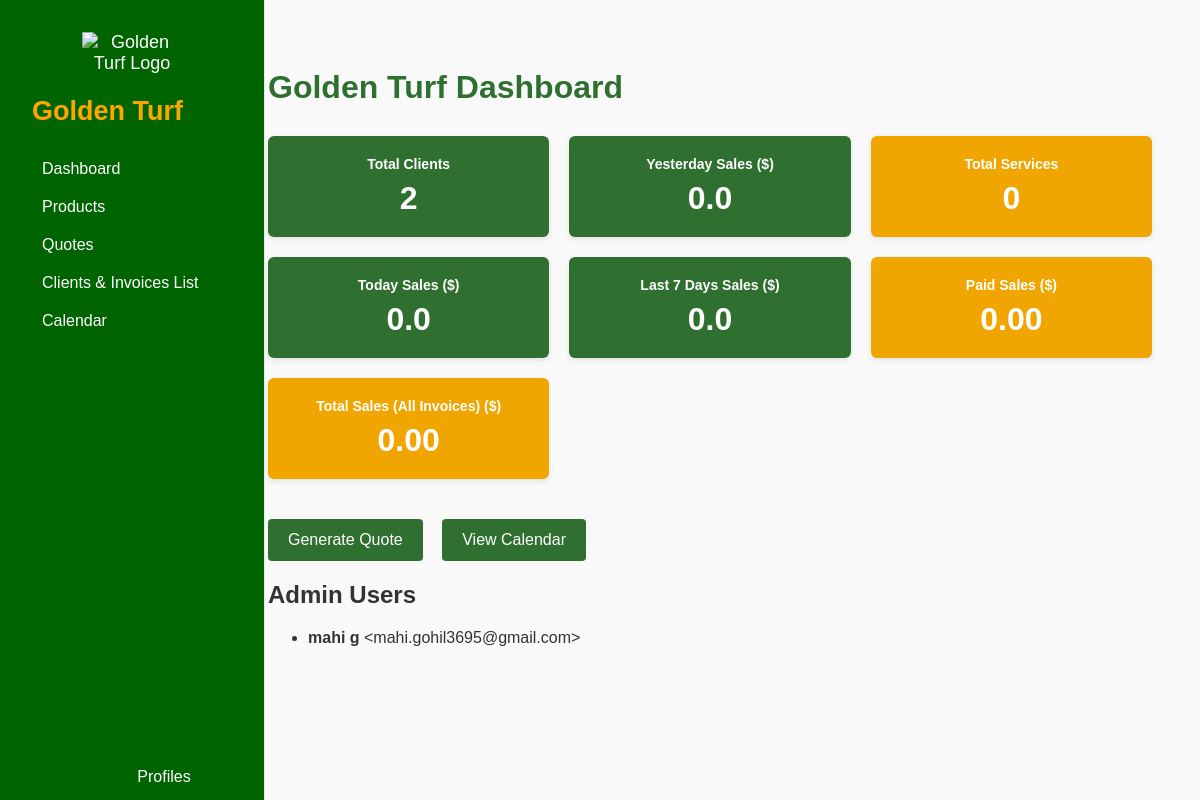
The page /dashboard (signed in) on the database as committed earlier.
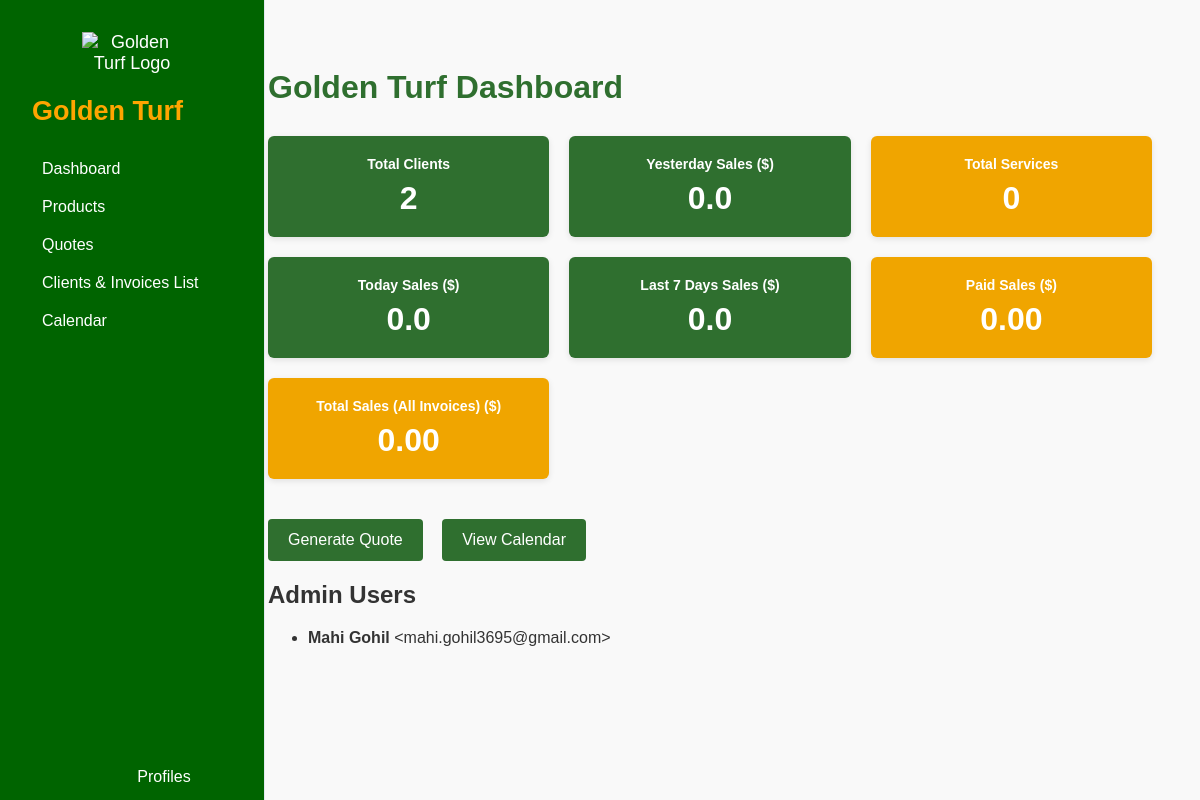
The same page on the database as committed later.
### tables this page shows
CREATE TABLE users (
            id INTEGER PRIMARY KEY AUTOINCREMENT,
            name TEXT NOT NULL,
            email TEXT UNIQUE NOT NULL,
            password TEXT NOT NULL
        , reset_token TEXT, token_expiry TEXT, role TEXT DEFAULT 'user', verification_code TEXT, permissions TEXT DEFAULT '');

### app.py (the view)
@app.route('/dashboard')
def dashboard():
    if 'user_name' not in session:
        print("Dashboard access denied: No user_name in session")  # Debugging log
        return redirect(url_for('login'))
    user_id = session.get('user_id')
    if not user_id:
        return redirect(url_for('login'))
    print(f"Dashboard accessed: user_name={session.get('user_name')}, user_role={session.get('user_role')}")  # Debugging log
    user_role = session.get('user_role', 'user')
    clients = query_all_clients(user_id)
    jobs = query_all_jobs(user_id)
    payments = query_all_payments(user_id)
    today = datetime.now().date()
    yesterday = today - timedelta(days=1)
    last_7_days = today - timedelta(days=7)
    total_clients = len(clients)
    total_services = sum(1 for job in jobs if job[3] == 'Completed')
    total_sales = sum(float(payment[8]) for payment in payments if payment[2] == 'Paid')
    today_sales = sum(float(payment[8]) for payment in payments if payment[2] == 'Paid' and datetime.strptime(payment[3], '%Y-%m-%d %H:%M:%S').date() == today)
    yesterday_sales = sum(float(payment[8]) for payment in payments if payment[2] == 'Paid' and datetime.strptime(payment[3], '%Y-%m-%d %H:%M:%S').date() == yesterday)
    last_7_days_sales = sum(float(payment[8]) for payment in payments if payment[2] == 'Paid' and datetime.strptime(payment[3], '%Y-%m-%d %H:%M:%S').date() >= last_7_days)
    upcoming_jobs = [job for job in jobs if datetime.strptime(job[2], '%Y-%m-%d').date() >= today]
    overdue_jobs = [job for job in jobs if datetime.strptime(job[2], '%Y-%m-%d').date() < today and job[3] != 'Completed']
    conn = sqlite3.connect('users.db')
    c = conn.cursor()
    overdue_jobs_info = []
    for job in overdue_jobs:
        c.execute('SELECT client_name FROM clients WHERE id = ? AND owner_id = ?', (job[1], user_id))
        client_name = c.fetchone()
        if client_name:
            overdue_jobs_info.append({'client_name': client_name[0], 'job_date': job[2]})
    conn.close()
    conn = sqlite3.connect('users.db')
    c = conn.cursor()
    c.execute("SELECT name, email FROM users WHERE role = 'admin'")
    admins = c.fetchall()
    conn.close()
    return render_template('dashboard.html',
                           total_clients=total_clients,
                           total_services=total_services,
                           total_sales=total_sales,
                           today_sales=today_sales,
                           yesterday_sales=yesterday_sales,
                           last_7_days_sales=last_7_days_sales,
                           overdue_jobs=overdue_jobs_info,
                           user_role=user_role,
                           admins=admins)

### app.py (called while the page is built)
def query_all_clients(user_id):
    conn = sqlite3.connect('users.db')
    c = conn.cursor()
    c.execute('SELECT * FROM clients WHERE owner_id = ?', (user_id,))
    clients = c.fetchall()
    conn.close()
    return clients

def query_all_jobs(user_id):
    conn = sqlite3.connect('users.db')
    c = conn.cursor()
    c.execute('SELECT * FROM jobs WHERE owner_id = ?', (user_id,))
    jobs = c.fetchall()
    conn.close()
    return jobs

def query_all_payments(user_id):
    conn = sqlite3.connect('users.db')
    c = conn.cursor()
    c.execute('''SELECT invoices.id, clients.client_name, invoices.status, invoices.created_date, invoices.product, invoices.quantity, invoices.price, invoices.gst, invoices.total
                  FROM invoices
                  LEFT JOIN clients ON invoices.client_id = clients.id
                  WHERE invoices.owner_id = ?''', (user_id,))
    payments = c.fetchall()
    conn.close()
    return payments

### templates/dashboard.html (shortened to what this page needs)
<!DOCTYPE html>
<html lang="en">
<head>
    <link rel="stylesheet" href="{{ url_for('static', filename='dashboard.css') }}">
</head>
<body>
    <div class="sidebar" style="position: fixed; top: 0; left: 0; width: 200px; height: 100vh; background-color: #006400; color: white; padding: 2rem; border-right: 1px solid #e2e8f0;">
        <div style="width:100%;text-align:center;margin-bottom:20px;">
            <img src="/static/golden_turf_logo.png" alt="Golden Turf Logo" style="width:100px;display:block;margin:0 auto;">
        </div>
        <h2 style="color: orange;">Golden Turf</h2>
        <nav class="navbar">
            <a href="{{ url_for('dashboard') }}" style="color: white; font-size: 16px; text-decoration: none; display: block; padding: 10px;">Dashboard</a>
            <div class="nav-dropdown">
                <a href="#" class="dropbtn" style="color: white; font-size: 16px; text-decoration: none; display: block; padding: 10px;">Products</a>
            </div>
            <a href="{{ url_for('quotes') }}" style="color: white; font-size: 16px; text-decoration: none; display: block; padding: 10px;">Quotes</a>
            <a href="{{ url_for('payments') }}" style="color: white; font-size: 16px; text-decoration: none; display: block; padding: 10px;">Clients & Invoices List</a>
            <a href="{{ url_for('calendar') }}" style="color: white; font-size: 16px; text-decoration: none; display: block; padding: 10px;">Calendar</a>
        </nav>
        <div style="position: absolute; bottom: 20px; width: 100%; text-align: center;">
            <a href="{{ url_for('profiles') }}" style="color: white; font-size: 16px; text-decoration: none; display: block; padding: 10px; margin-bottom: 10px;">Profiles</a>
        </div>
    </div>
    <div class="main-content" style="margin-left:220px; padding: 48px 48px 48px 48px; max-width: calc(100vw - 220px);">
        <h1>Golden Turf Dashboard</h1>
        <div class="kpi-grid">
            <div class="kpi-tile green">
                <div class="kpi-label">Total Clients</div>
                <div class="kpi-value">{{ total_clients }}</div>
            </div>
            <div class="kpi-tile green">
                <div class="kpi-label">Yesterday Sales ($)</div>
                <div class="kpi-value">{{ yesterday_sales|default(0)|float|round(2) }}</div>
            </div>
            <div class="kpi-tile orange">
                <div class="kpi-label">Total Services</div>
                <div class="kpi-value">{{ total_services }}</div>
            </div>
            <div class="kpi-tile green">
                <div class="kpi-label">Today Sales ($)</div>
                <div class="kpi-value">{{ today_sales|default(0)|float|round(2) }}</div>
            </div>
            <div class="kpi-tile green">
                <div class="kpi-label">Last 7 Days Sales ($)</div>
                <div class="kpi-value">{{ last_7_days_sales|default(0)|float|round(2) }}</div>
            </div>
            <div class="kpi-tile orange">
                <div class="kpi-label">Paid Sales ($)</div>
                <div class="kpi-value">{{ "{:,.2f}".format(paid_sales|default(0)|float) }}</div>
            </div>
            <div class="kpi-tile orange">
                <div class="kpi-label">Total Sales (All Invoices) ($)</div>
                <div class="kpi-value">{{ "{:,.2f}".format(total_sales|default(0)|float) }}</div>
            </div>
        </div>
        {% if user_role == 'admin' or user_role == 'owner' %}
        <div class="admin-buttons" style="margin-bottom: 20px;">
            <button onclick="window.location.href='/quotes';">Generate Quote</button>
            <button onclick="window.location.href='/calendar';">View Calendar</button>
        </div>
        <section class="admin-list" style="margin-bottom: 30px;">
            <h2>Admin Users</h2>
            <ul>
                {% for admin in admins %}
                    <li><strong>{{ admin[0] }}</strong> &lt;{{ admin[1] }}&gt;</li>
                {% endfor %}
            </ul>
        </section>
        {% endif %}
    </div>
</body>
</html>

Rows that differ between the two databases and show on the page:
changed users "mahi.gohil3695@gmail.com": name "mahi g" → "Mahi Gohil"
